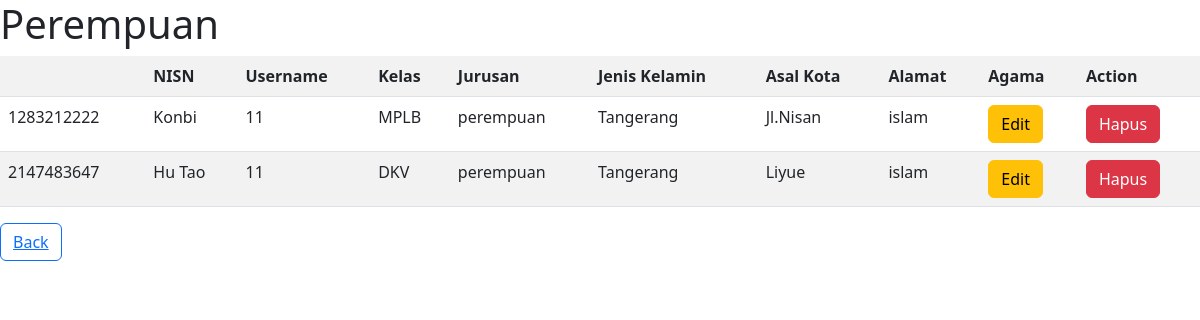
The app's page /belajarphp/login/jumlahperempuan.php with its own data.
### tables this page shows
CREATE TABLE IF NOT EXISTS `users` (
  `id` int(11) NOT NULL AUTO_INCREMENT,
  `nisn` int(11) DEFAULT NULL,
  `username` varchar(255) DEFAULT NULL,
  `kelas` varchar(50) DEFAULT NULL,
  `jurusan` varchar(100) DEFAULT NULL,
  `jeniskelamin` varchar(59) DEFAULT NULL,
  `asalkota` varchar(255) DEFAULT NULL,
  `alamat` varchar(255) DEFAULT NULL,
  `agama` varchar(255) DEFAULT NULL,
  `gambarsiswa` varchar(255) NOT NULL,
  `izin` varchar(255) DEFAULT 'view',
  PRIMARY KEY (`id`),
  UNIQUE KEY `nisn` (`nisn`)
);

### belajarphp/login/jumlahperempuan.php (the view, shortened to what this page needs)
<!DOCTYPE html>
<html lang="en">
<head>
    <link href="https://cdn.jsdelivr.net/npm/bootstrap@5.3.0/dist/css/bootstrap.min.css" rel="stylesheet">
</head>
<body>
    <h1>Perempuan</h1>
    <div>
        <table class="table table-striped">
            <tr>
                <th>
                <th>NISN</th>
                <th>Username</th>
                <th>Kelas</th>
                <th>Jurusan</th>
                <th>Jenis Kelamin</th>
                <th>Asal Kota</th>
                <th>Alamat</th>
                <th>Agama</th>
                <th colspan="2">Action</th>
                </th>
            </tr>
            <?php
            include_once('../asset/koneksi.php');
            $ViweQuery = "SELECT * FROM users WHERE jeniskelamin = 'perempuan'";
            $ViewResult = mysqli_query($conn, $ViweQuery);
            while($tampil = mysqli_fetch_array($ViewResult)){
                ?>
                <tr>
                <td><?php echo $tampil['nisn'] ?></td>
                <td><?php echo $tampil['username'] ?></td>
                <td><?php echo $tampil['kelas'] ?></td>
                <td><?php echo $tampil['jurusan'] ?></td>
                <td><?php echo $tampil['jeniskelamin'] ?></td>
                <td><?php echo $tampil['asalkota'] ?></td>
                <td><?php echo $tampil['alamat'] ?></td>
                <td><?php echo $tampil['agama'] ?></td>
                <td class="gap-1"><a class="btn btn-warning" href="../asset/edituser.php?id=<?php echo $tampil['id']; ?>">Edit</a></td>
                <td class="gap-1"><a class="btn btn-danger" href="?id=<?php echo $tampil['id'] ?>">Hapus</a></td>
                </tr>
           <?php }
            ?>
        </table>
    </div>
    <div class="btn btn-outline-primary">
        <a href="dashboard.php">Back</a>
    </div>
</body>
</html>

### records on screen
users: nisn "1283212222", username "Konbi", kelas "11", jurusan "MPLB", jeniskelamin "perempuan", asalkota "Tangerang", alamat "Jl.Nisan", agama "islam"
users: nisn "2147483647", username "Hu Tao", kelas "11", jurusan "DKV", jeniskelamin "perempuan", asalkota "Tangerang", alamat "Liyue", agama "islam"
